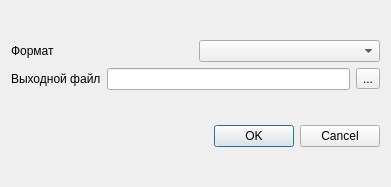
<?xml version="1.0" encoding="UTF-8"?>
<ui version="4.0">
 <class>Dialog</class>
 <widget class="QDialog" name="Dialog">
  <property name="geometry">
   <rect>
    <x>0</x>
    <y>0</y>
    <width>391</width>
    <height>187</height>
   </rect>
  </property>
  <property name="windowTitle">
   <string>Dialog</string>
  </property>
  <layout class="QHBoxLayout" name="horizontalLayout_3">
   <item>
    <layout class="QVBoxLayout" name="verticalLayout_2">
     <item>
      <layout class="QVBoxLayout" name="verticalLayout">
       <item>
        <layout class="QHBoxLayout" name="horizontalLayout_2">
         <item>
          <widget class="QLabel" name="label">
           <property name="text">
            <string>Формат</string>
           </property>
          </widget>
         </item>
         <item>
          <widget class="QComboBox" name="formatCombo"/>
         </item>
        </layout>
       </item>
       <item>
        <layout class="QHBoxLayout" name="horizontalLayout">
         <item>
          <widget class="QLabel" name="label_2">
           <property name="text">
            <string>Выходной файл</string>
           </property>
          </widget>
         </item>
         <item>
          <widget class="QLineEdit" name="outputFileEdit"/>
         </item>
         <item>
          <widget class="QToolButton" name="outputFileButton">
           <property name="text">
            <string>...</string>
           </property>
          </widget>
         </item>
        </layout>
       </item>
      </layout>
     </item>
     <item>
      <widget class="QDialogButtonBox" name="buttonBox">
       <property name="standardButtons">
        <set>QDialogButtonBox::Cancel|QDialogButtonBox::Ok</set>
       </property>
      </widget>
     </item>
    </layout>
   </item>
  </layout>
 </widget>
 <resources/>
 <connections/>
</ui>
